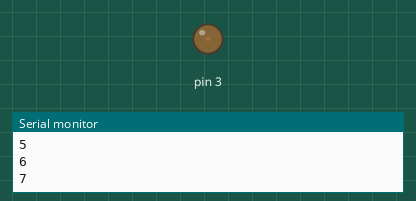
Simulated run of this sketch. Board: Arduino Uno, built with avr-gcc and run on an emulated ATmega328P. Parts: output pins drawn as LEDs (lit = HIGH), the last lines printed to the serial monitor.

Above: at 0.15 s.
At 9.22 s:
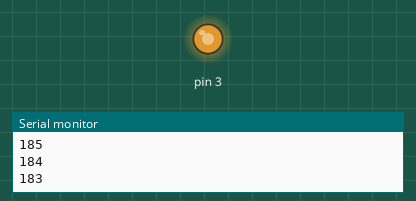
At 17.99 s:
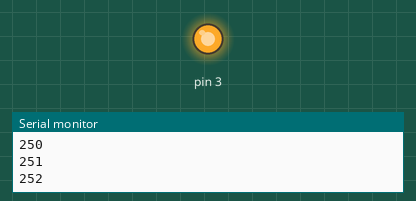
At 37.36 s:
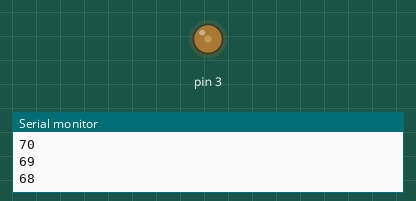
Timing chart, 0 to 40.0 s (numbered marks = the images above):
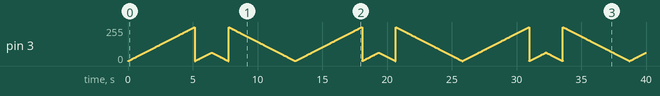

The sketch:

esc_test_2nd.ino
```cpp
int pot_val = 0;
int output_val = 0;
void setup() {
  // put your setup code here, to run once:
  setPwmFrequency(3, 10000);
  Serial.begin(115200);
}

void loop() {
  // put your main code here, to run repeatedly:
 // pot_val = analogRead(0);
 for (int i = 0; i < 320; i++) {
  analogWrite(3,i);
  Serial.println(i);
  delay(20);
 }
 for (int i = 320; i > 0; i--) {
  analogWrite(3,i);
  Serial.println(i);
  delay(20);
 }
}

void setPwmFrequency(int pin, int divisor) {
  byte mode;
  if(pin == 5 || pin == 6 || pin == 9 || pin == 10) {
    switch(divisor) {
      case 1: mode = 0x01; break;
      case 8: mode = 0x02; break;
      case 64: mode = 0x03; break;
      case 256: mode = 0x04; break;
      case 1024: mode = 0x05; break;
      default: return;
    }
    if(pin == 5 || pin == 6) {
      TCCR0B = TCCR0B & 0b11111000 | mode;
    } else {
      TCCR1B = TCCR1B & 0b11111000 | mode;
    }
  } else if(pin == 3 || pin == 11) {
    switch(divisor) {
      case 1: mode = 0x01; break;
      case 8: mode = 0x02; break;
      case 32: mode = 0x03; break;
      case 64: mode = 0x04; break;
      case 128: mode = 0x05; break;
      case 256: mode = 0x06; break;
      case 1024: mode = 0x07; break;
      default: return;
    }
    TCCR2B = TCCR2B & 0b11111000 | mode;
  }
}
```
